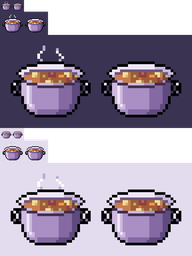
#> input picture Tools/PotionPixel/output/BeefStew_Compare.png, 192 x 256 px, shrunk from 576 x 770 before the run, given in place of Painkiller_Pixel.png, which was not available
$ python GeneratePainkillerPixel.py
#> lines starting #> are read from the running program, lines starting #| are printed output that depends on the picture; pictures that were not available may be replaced by others from this repository, and a replacement may not be noted
"""Hand-authored Painkiller item sprite (24x34, matching its catalog size).

A round-shouldered potion bottle in the family's lavender glass, two-thirds full
of a warm orange tonic with a cream cross floating in it, the way the star and
moon potions carry their own mark in the liquid. The potion family's rose bow
is tied round the neck. All pixels are opaque with no antialiasing.

python Tools/PotionPixel/GeneratePainkillerPixel.py           # study preview only
python Tools/PotionPixel/GeneratePainkillerPixel.py --apply   # also write live assets
Requires Pillow.
"""

import argparse
import json
from pathlib import Path

from PIL import Image


ROOT = Path(__file__).resolve().parents[2]
ASSETS = ROOT / "ElainaModAlchemy/item/ExampleAssets"
UI = ROOT / "ElainaModAlchemy/UI/Assets"
LIVE = ASSETS / "Painkiller_Pixel.png"
STUDY = ROOT / "Tools/PotionPixel/output/Painkiller_Pixel_New.png"
COMPARE = ROOT / "Tools/PotionPixel/output/Painkiller_Compare.png"
PREVIEW = ROOT / "Tools/PotionPixel/preview"
WIDTH, HEIGHT = 24, 34
PALETTE = {
    ".": "#00000000",
    "O": "#000000",  # Outer silhouette: pure black so it reads on the pale notebook card.
    "a": "#51415f",  # Family inner lines.
    "K": "#7b5761",  # Cork: shadow, body, lit top.
    "k": "#b58b72",
    "j": "#e1bd8d",
    "J": "#f4dbb0",
    "G": "#8b7a9d",  # Empty glass: shade, body, light, glint.
    "g": "#aaa0c7",
    "l": "#d9d3ed",
    "w": "#f6faf3",
    "1": "#7e2f2c",  # Orange tonic: deepest, shade, body, light, surface.
    "2": "#b9483a",
    "3": "#e2733f",
    "4": "#f5a052",
    "5": "#ffd08a",
    "C": "#fff4dc",  # Floating cross: lit and shaded.
    "c": "#f6c48c",
    "P": "#8a2c48",  # Rose ribbon: shadow, body, light.
    "p": "#cf4d68",
    "q": "#f4909a",
}

# Bottle silhouette: outline-inclusive spans (first x, last x) per row.
BODY = {10: (7, 16), 11: (5, 18), 12: (4, 19), 13: (3, 20),
        **{y: (2, 21) for y in range(14, 30)},
        30: (3, 20), 31: (4, 19), 32: (5, 18), 33: (7, 16)}
NECK = {8: (8, 15), 9: (8, 15)}
SURFACE = 17
CROSS = (
    "..CC..",
    "..CCc.",
    "CCCCCC",
    "CCCCCc",
    "..CCc.",
    "..cc..",
)
BUBBLES = ((6, 27), (16, 20), (17, 25), (15, 28))
TOP = (
    "..aaaaaaaa..",   # 0 cork
    ".aJJJJJJJJa.",
    ".ajjkjjjkja.",
    ".akkkkkkkKa.",
    ".aKkKkKKKKa.",
    "aaaaaaaaaaaa",   # 5 rim
    "awllllllgGGa",
    "aaggggggGGaa",
)
# Bow tied over the neck; its short tails fall onto the shoulder glass.
BOW = (
    "aaa.aa.aaa",
    "aqpaqqapPa",
    "apPapPaPPa",
    ".aaapPaaa.",
    "..apaaPa..",
    "..aa..aa..",
)


def paint(grid, x0, y0, rows):
    for dy, row in enumerate(rows):
        for dx, symbol in enumerate(row):
            if symbol != "." and 0 <= x0 + dx < WIDTH and 0 <= y0 + dy < HEIGHT:
                grid[y0 + dy][x0 + dx] = symbol


def build_grid():
    grid = [["."] * WIDTH for _ in range(HEIGHT)]
    for y, (x0, x1) in {**NECK, **BODY}.items():
        for x in range(x0, x1 + 1):
            if x in (x0, x1) or y == max(BODY) or (y == 10 and not x0 < x < x1):
                grid[y][x] = "a"
            # Light falls from the upper left: the tonic darkens to the right and the floor.
            elif y == SURFACE:
                grid[y][x] = "5" if x < x1 - 3 else "4"
            elif y > SURFACE:
                if x >= x1 - 2 or y >= max(BODY) - 1:
                    grid[y][x] = "1"
                elif x >= x1 - 5 or y >= max(BODY) - 3:
                    grid[y][x] = "2"
                elif x <= x0 + 2:
                    grid[y][x] = "4"
                else:
                    grid[y][x] = "3"
            elif x >= x1 - 2:
                grid[y][x] = "G"
            elif x <= x0 + 1:
                grid[y][x] = "l"
            else:
                grid[y][x] = "g" if y <= 12 or x >= x1 - 4 else "l"
    paint(grid, 9, 20, CROSS)
    for x, y in BUBBLES:
        grid[y][x] = "5"
    # Glint down the left of the glass, carried on into the tonic, and a shoulder spark.
    for x, y in ((6, 11), (5, 12), (4, 13), (3, 14), (3, 15), (3, 16), (12, 10)):
        grid[y][x] = "w"
    for x, y in ((3, 19), (3, 20), (3, 21), (3, 23)):
        grid[y][x] = "5"
    paint(grid, 6, 0, TOP)
    paint(grid, 7, 7, BOW)
    return grid


def to_rgba(symbol):
    value = PALETTE[symbol].lstrip("#")
    value += "ff" * (len(value) == 6)
    return tuple(int(value[i:i + 2], 16) for i in range(0, 8, 2))


def blacken_silhouette(grid):
    """Every opaque pixel touching transparency or the canvas edge becomes pure black."""
    def clear(x, y):
        return not (0 <= x < WIDTH and 0 <= y < HEIGHT) or grid[y][x] == "."
    edge = [(x, y) for y in range(HEIGHT) for x in range(WIDTH) if grid[y][x] != "."
            and any(clear(nx, ny) for nx, ny in ((x - 1, y), (x + 1, y), (x, y - 1), (x, y + 1)))]
    for x, y in edge:
        grid[y][x] = "O"
    return grid


def build_sprite():
    grid = blacken_silhouette(build_grid())
    image = Image.new("RGBA", (WIDTH, HEIGHT))
    for y, row in enumerate(grid):
        for x, symbol in enumerate(row):
            image.putpixel((x, y), to_rgba(symbol))
    return image, grid


def outline_ring(image):
    """One-pixel four-neighbour ring on a +1 padded canvas, as bake_redesign.py bakes it."""
    w, h = image.size
    alpha = image.getchannel("A").load()
    ring = Image.new("RGBA", (w + 2, h + 2))
    for y in range(h + 2):
        for x in range(w + 2):
            sx, sy = x - 1, y - 1
            if 0 <= sx < w and 0 <= sy < h and alpha[sx, sy]:
                continue
            if any(0 <= nx < w and 0 <= ny < h and alpha[nx, ny]
                   for nx, ny in ((sx - 1, sy), (sx + 1, sy), (sx, sy - 1), (sx, sy + 1))):
                ring.putpixel((x, y), (255, 255, 255, 255))
    return ring


def compare(sprites, scales=(1, 2, 6), backgrounds=((58, 52, 82), (236, 226, 206))):
    pad = 4
    cell_w = max(s.width for s in sprites)
    cell_h = max(s.height for s in sprites)
    blocks = []
    for bg in backgrounds:
        for scale in scales:
            w = (cell_w * scale + pad * scale) * len(sprites) + pad * scale
            h = cell_h * scale + pad * 2 * scale
            block = Image.new("RGBA", (w, h), bg + (255,))
            x = pad * scale
            for sprite in sprites:
                big = sprite.resize((sprite.width * scale, sprite.height * scale), Image.Resampling.NEAREST)
                block.alpha_composite(big, (x, h - big.height - pad * scale))
                x += cell_w * scale + pad * scale
            blocks.append(block)
    out = Image.new("RGBA", (max(b.width for b in blocks), sum(b.height for b in blocks)))
    y = 0
    for block in blocks:
        out.alpha_composite(block, (0, y))
        y += block.height
    return out


def apply(image, grid):
    image.save(LIVE)
    image.save(ROOT / "ElainaModAlchemy/item/Painkiller.png")
    outline_ring(image).save(UI / "Outlines/Painkiller_Pixel.png", optimize=True)
    image.resize((WIDTH * 8, HEIGHT * 8), Image.Resampling.NEAREST).save(PREVIEW / "Painkiller_Pixel_x8.png")
    used = sorted({s for row in grid for s in row} - {"."})
    draft = {
        "name": "Painkiller - lavender potion bottle of orange tonic with a floating cream cross",
        "source_note": "Hand-authored. Rebuild with Tools/PotionPixel/GeneratePainkillerPixel.py --apply.",
        "size": [WIDTH, HEIGHT],
        "palette": {".": "#00000000", **{s: PALETTE[s] for s in used}},
        "pixels": ["".join(row) for row in grid],
    }
    (PREVIEW / "Painkiller.pixel.json").write_text(json.dumps(draft, indent=2) + "\n", encoding="utf-8")


def main():
    parser = argparse.ArgumentParser(description=__doc__, formatter_class=argparse.RawDescriptionHelpFormatter)
    parser.add_argument("--apply", action="store_true", help="write the live sprite, outline and previews")
    args = parser.parse_args()
    sprite, grid = build_sprite()
#> in build_sprite, `image = Image.new("RGBA", (WIDTH, HEIGHT))`: image: PIL image 24x34 RGBA; every value is 0
#> after the loop in build_sprite, `for y, row in enumerate(grid):`:
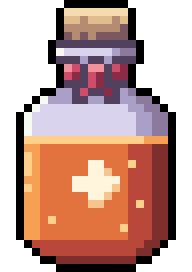
#> image: PIL image 24x34 RGBA (shown 8 times larger); mean R, G, B, A 108.3, 72.2, 63.2, 168.8; transparent parts drawn white
#> grid = 34 items
    old = Image.open(LIVE).convert("RGBA")
#> old is the input picture: PIL image 192x256 RGBA; mean R, G, B, A 110.4, 100.1, 119.6, 200
    STUDY.parent.mkdir(parents=True, exist_ok=True)
    sprite.save(STUDY)
    compare([old, sprite]).save(COMPARE)
#> after the loop in compare, `for bg in backgrounds:`:
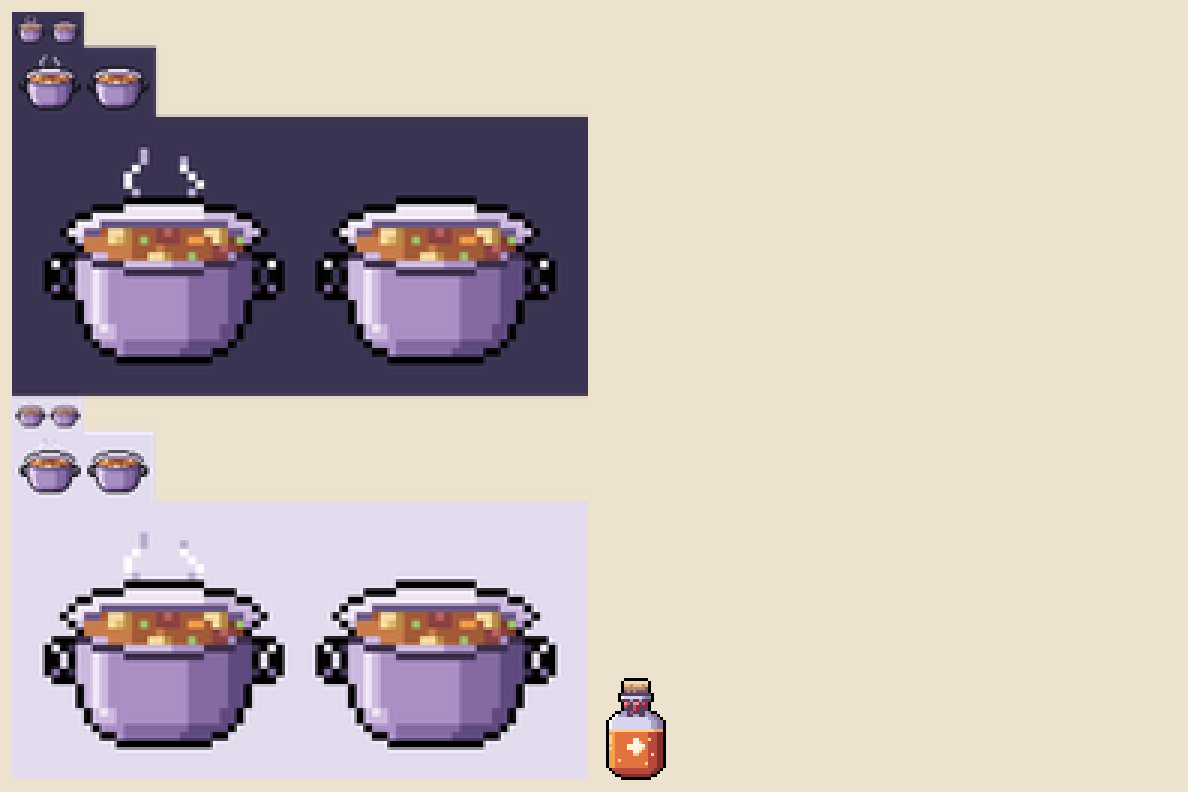
#> block: PIL image 2376x1584 RGBA (shown at 1/2 size); mean R, G, B, A 199.5, 188.3, 184.4, 255
#> in compare, `out = Image.new("RGBA", (max(b.width for b in blocks), sum(b.height fo..`: out: PIL image 2376x4752 RGBA; every value is 0
#> after the loop in compare, `for block in blocks:`:
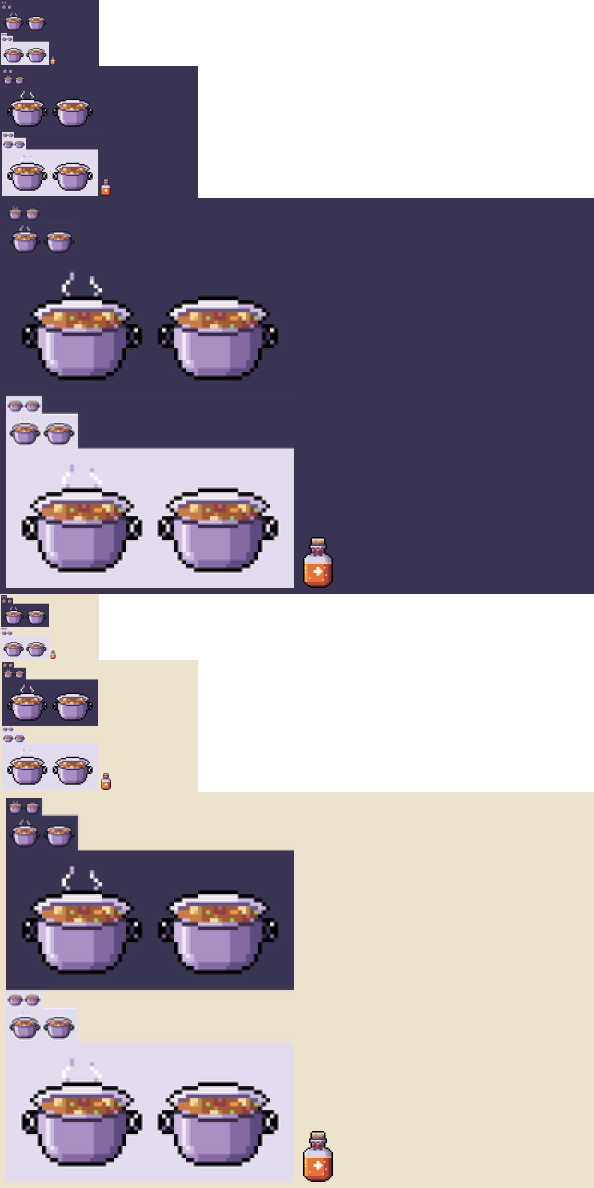
#> out: PIL image 2376x4752 RGBA (shown at 1/4 size); mean R, G, B, A 109.1, 101.6, 110.5, 193.6; transparent parts drawn white
#> after the loop in compare, `for block in blocks:`: y = 4752
    if args.apply:
        apply(sprite, grid)
    colors = sum(1 for _, c in sprite.getcolors() if c[3])
#> colors = 20
    print(f"Painkiller pixel: {sprite.width}x{sprite.height}, {colors} opaque colors, bounds {sprite.getbbox()}"
          + (", applied" if args.apply else ", study only"))
#| Painkiller pixel: 24x34, 20 opaque colors, bounds (2, 0, 22, 34), study only


if __name__ == "__main__":
    main()

$ run again, on Tools/PotionPixel/output/Beef_Compare.png
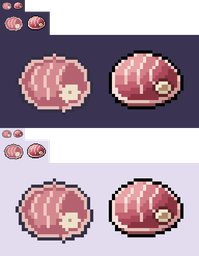
#> input picture Tools/PotionPixel/output/Beef_Compare.png, 199 x 256 px, shrunk from 512 x 660 before the run, given in place of Painkiller_Pixel.png, which was not available
#> grid = 34 items
#> in main, old is the input picture: PIL image 199x256 RGBA; mean R, G, B, A 122.6, 103, 117, 200
#> after the loop in compare, `for bg in backgrounds:`:
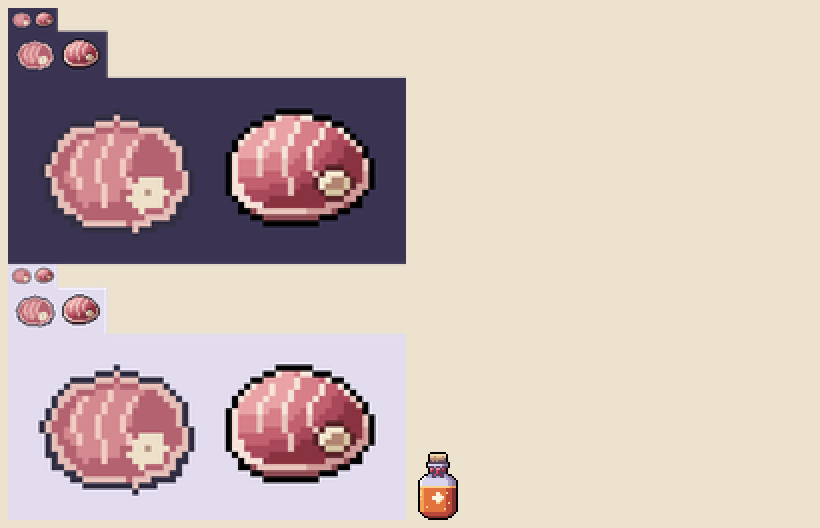
#> block: PIL image 2460x1584 RGBA (shown at 1/3 size); mean R, G, B, A 205.3, 189.7, 183.2, 255
#> after the loop in compare, `for block in blocks:`:
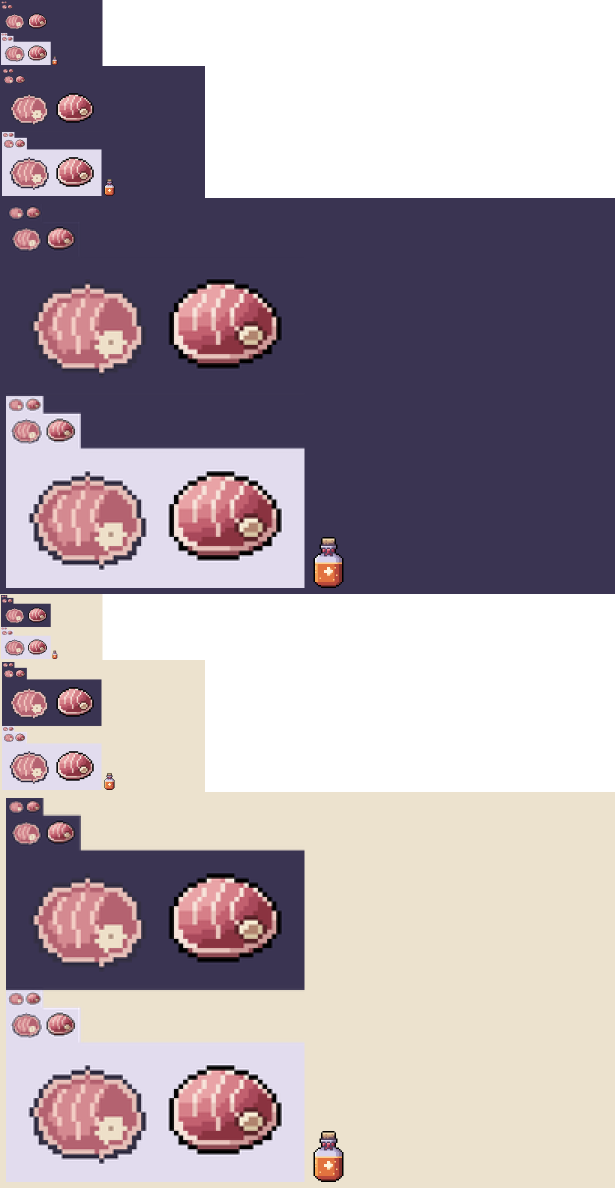
#> out: PIL image 2460x4752 RGBA (shown at 1/4 size); mean R, G, B, A 113.6, 102.7, 109.6, 193.6; transparent parts drawn white
#> after the loop in compare, `for block in blocks:`: y = 4752
#> colors = 20
#| Painkiller pixel: 24x34, 20 opaque colors, bounds (2, 0, 22, 34), study only

$ run again, on Tools/PotionPixel/output/BottledShimmer_Compare.png
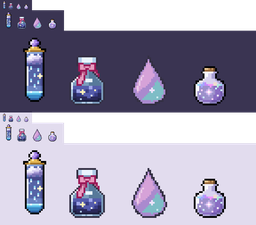
#> input picture Tools/PotionPixel/output/BottledShimmer_Compare.png, 256 x 225 px, shrunk from 1152 x 1012 before the run, given in place of Painkiller_Pixel.png, which was not available
#> grid = 34 items
#> in main, old is the input picture: PIL image 256x225 RGBA; mean R, G, B, A 111, 106.2, 127.5, 199.9
#> after the loop in compare, `for bg in backgrounds:`:
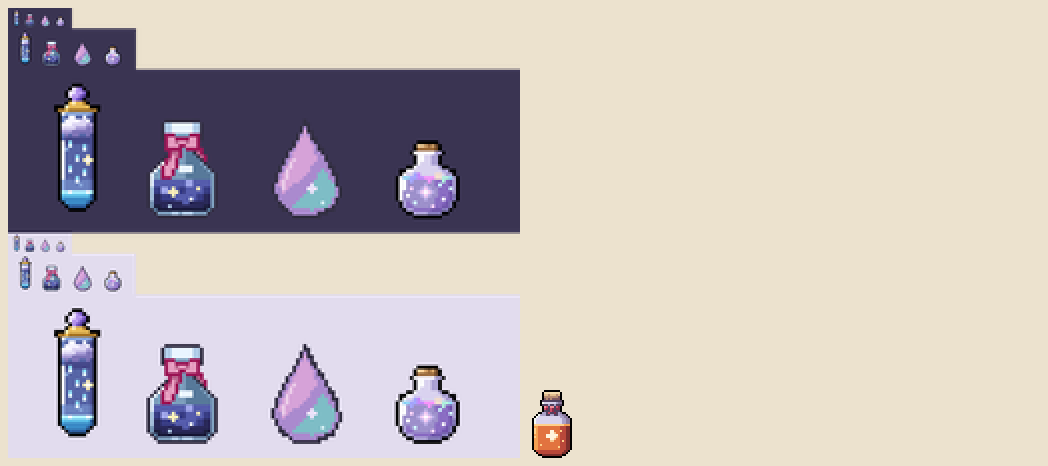
#> block: PIL image 3144x1398 RGBA (shown at 1/3 size); mean R, G, B, A 199.7, 191, 188.4, 255
#> after the loop in compare, `for block in blocks:`:
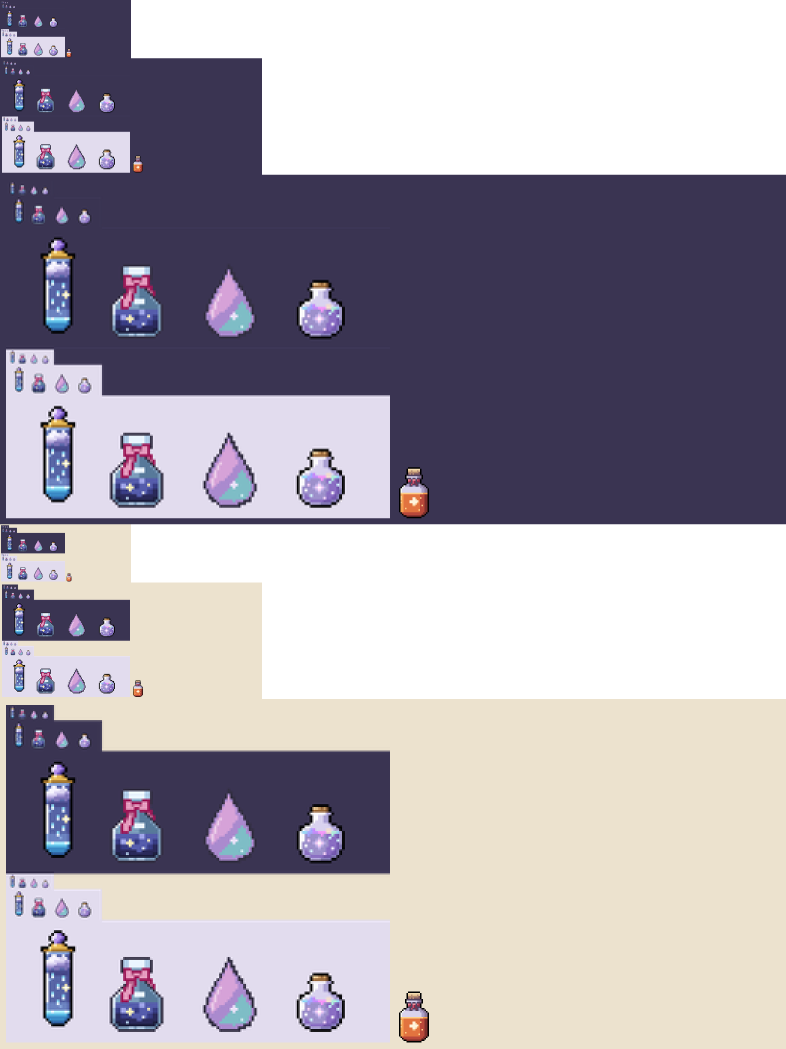
#> out: PIL image 3144x4194 RGBA (shown at 1/4 size); mean R, G, B, A 109.4, 103.7, 113.6, 193.6; transparent parts drawn white
#> after the loop in compare, `for block in blocks:`: y = 4194
#> colors = 20
#| Painkiller pixel: 24x34, 20 opaque colors, bounds (2, 0, 22, 34), study only
